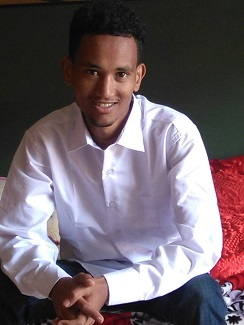
#> input picture Test/Tesfa/watch.jpg, 244 x 325 px
$ python new.py
#> lines starting #> are read from the running program, lines starting #| are printed output that depends on the picture
import cv2
img = cv2.imread('watch.jpg',cv2.IMREAD_GRAYSCALE)
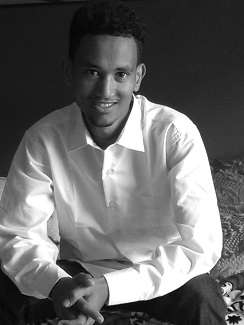
#> img: shape (325, 244); min 0, max 255, mean 101.6
cv2.imshow('image',img)
cv2.waitKey(0)
cv2.destroyAllWindows()
